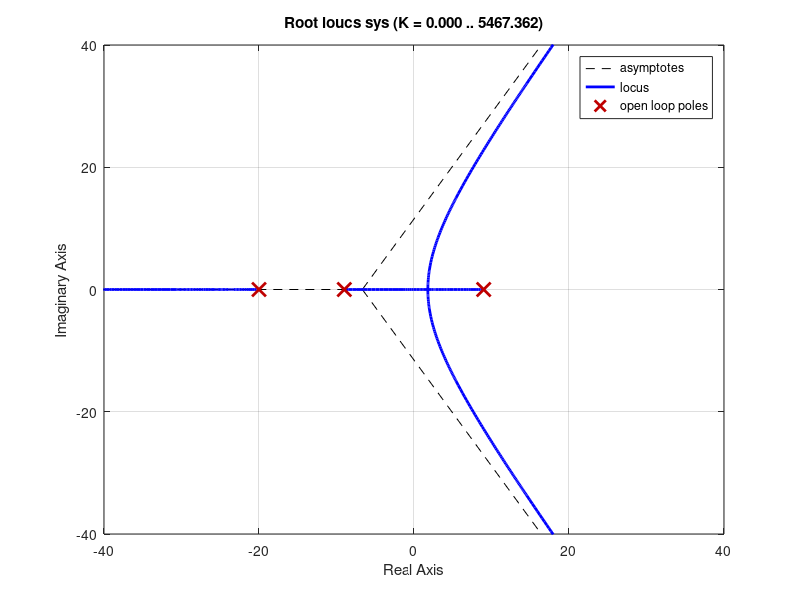

Reproduce this figure in MATLAB.
%HD
clc
clear
close all

%define variables
k = 1;
%transfer function
sys = tf([k],[0.05 1 -4.05 -81]);
%plot root locus
rlocus(sys)
xlim([-40 40])
ylim([-40 40])
